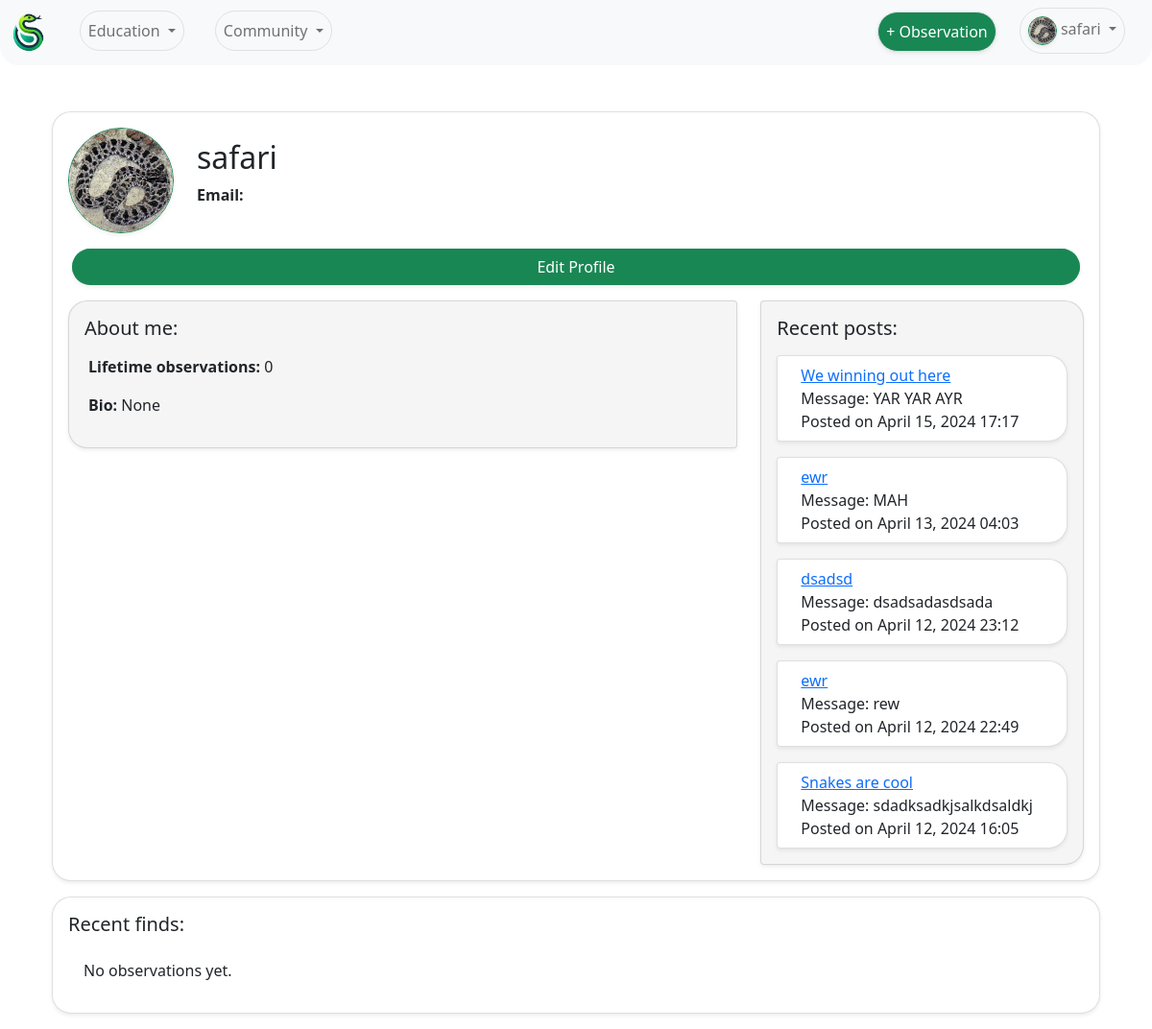
Page /auth/profile/ (signed in) on the earlier database version.
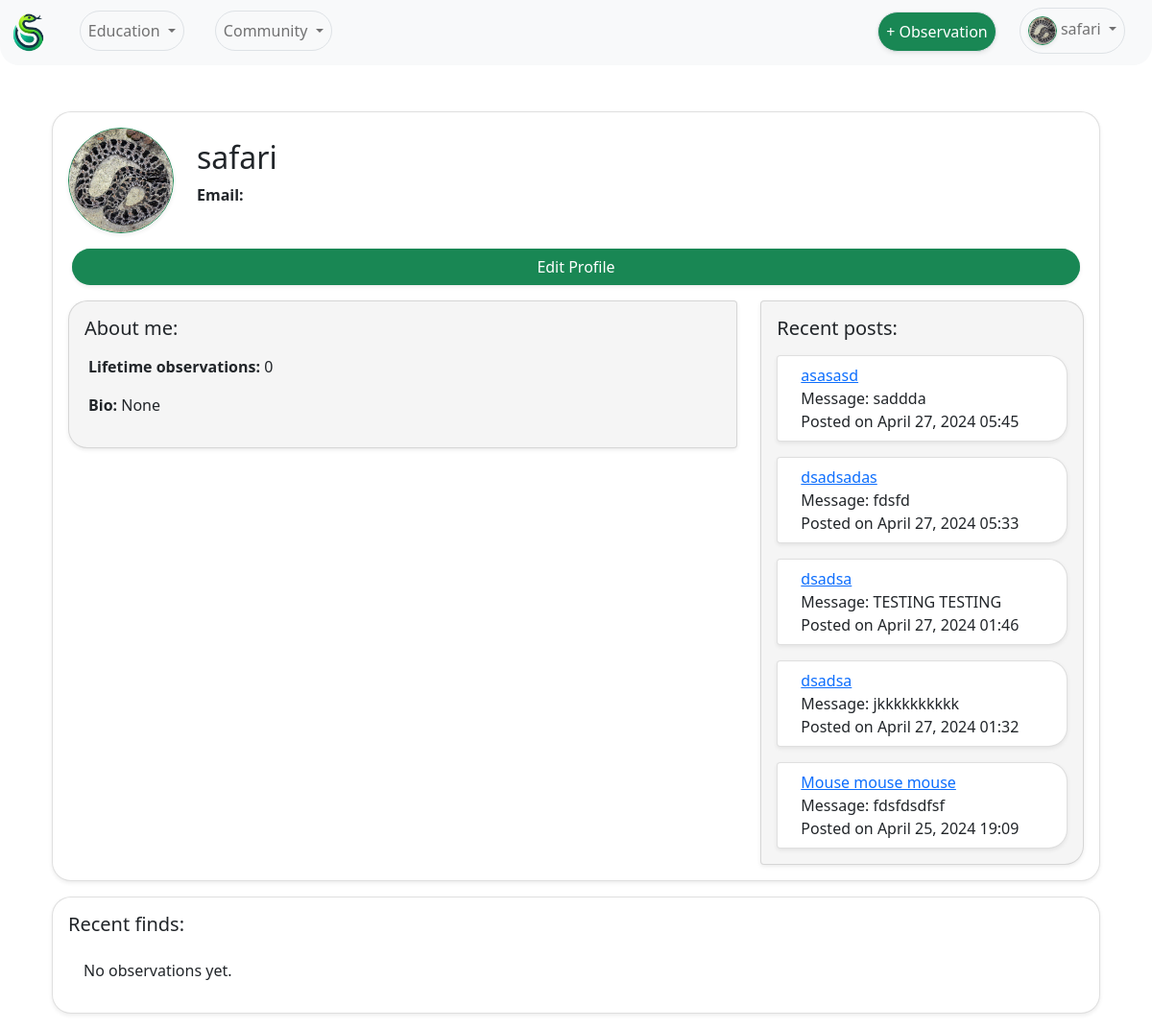
Same page on the later database version.
### Forum/models.py (models this page shows, shortened)
class Post(models.Model):
    thread = models.ForeignKey(Thread, on_delete=models.CASCADE, related_name='posts')
    message = models.TextField()
    created_by = models.ForeignKey(User, on_delete=models.CASCADE, related_name='posts_created')
    created_at = models.DateTimeField(auto_now_add=True)
    updated_at = models.DateTimeField(auto_now=True)

class Thread(models.Model):
    title = models.CharField(max_length=255)
    board = models.ForeignKey(Board, on_delete=models.CASCADE, related_name='threads')
    starter = models.ForeignKey(User, on_delete=models.CASCADE, related_name='threads_started')
    created_at = models.DateTimeField(auto_now_add=True)
    updated_at = models.DateTimeField(auto_now=True)

### UserAuth/views.py (the view)
# urls.py: path('profile/', views.profile_view, name='profile'),
@login_required
def profile_view(request, username=None):
    if username:
        user = get_object_or_404(User, username=username)
    else:
        user = request.user
    userprofile = UserProfile.objects.get(user=user)
    observations = UserObservation.objects.filter(user=user.userprofile)
    recentPosts = Post.objects.filter(created_by=user).order_by('-created_at')[:5] # Get the 5 most recent posts by the user
    recentobservations = observations.order_by('-date')[:6] # Get the 6 most recent observations by the user
    context = {
        'user': user,
        'userprofile': userprofile,
        'observations': observations,
        'recentPosts': recentPosts,
        'recentobservations': recentobservations
    }
    return render(request, 'profile.html', context)

### UserAuth/templates/profile.html (shortened to what the changed rows need)
{% extends 'base.html' %}
{% block content %}
{% load static %}
<div class="container my-3">
    <div class="card shadow-sm" style="border-radius: 20px; overflow: hidden;">
        <div class="card-body">
            <div class="row align-items-center">
                <div class="col">
                    <h2 class="card-title">{{ user.username | slice:":15" }}</h2>
                </div>
            </div>
            <div class="row mt-3">
                <div class="col-md-4">
                    <div class="card shadow-sm" style="background-color:whitesmoke; border-top-right-radius: 20px; border-bottom-right-radius: 20px; overflow:hidden">
                        <div class="card-body">
                            {% if recentPosts %}
                                {% for post in recentPosts %}
                                    <div class="card shadow-sm mt-3 recentpost" style="border-top-right-radius: 20px; border-bottom-right-radius: 20px; overflow: hidden;">
                                        <div class="mx-4 mt-2 mb-2">
                                            <a href="{% url 'thread_posts' thread_id=post.thread.id %}">{{ post.thread.title }}</a>
                                            <br>
                                            Message: {{ post.message|truncatechars:50 }}
                                            <br>
                                            Posted on {{ post.created_at|date:"F d, Y H:i" }}
                                        </div>
                                    </div>
                                {% endfor %}
                            {% else %}
                                <p class="mx-1">No recent posts to display.</p>
                            {% endif %}
                        </div>
                    </div>
                </div>
            </div>
        </div>
    </div>
</div>
{% endblock content %}

Differences in the rows shown:
removed Post: thread "We winning out here", message "YAR YAR AYR", created_at "April 15, 2024 17:17"
no longer on this page (row unchanged): Post: thread "ewr", message "MAH", created_at "April 13, 2024 04:03"
no longer on this page (row unchanged): Post: thread "dsadsd", message "dsadsadasdsada", created_at "April 12, 2024 23:12"
no longer on this page (row unchanged): Post: thread "ewr", message "rew", created_at "April 12, 2024 22:49"
no longer on this page (row unchanged): Post: thread "Snakes are cool", message "sdadksadkjsalkdsaldkj", created_at "April 12, 2024 16:05"
added Post: thread "asasasd", message "saddda", created_at "April 27, 2024 05:45"
added Post: thread "dsadsadas", message "fdsfd", created_at "April 27, 2024 05:33"
added Post: thread "dsadsa", message "TESTING TESTING", created_at "April 27, 2024 01:46"
added Post: thread "dsadsa", message "jkkkkkkkkkk", created_at "April 27, 2024 01:32"
added Post: thread "Mouse mouse mouse", message "fdsfdsdfsf", created_at "April 25, 2024 19:09"
